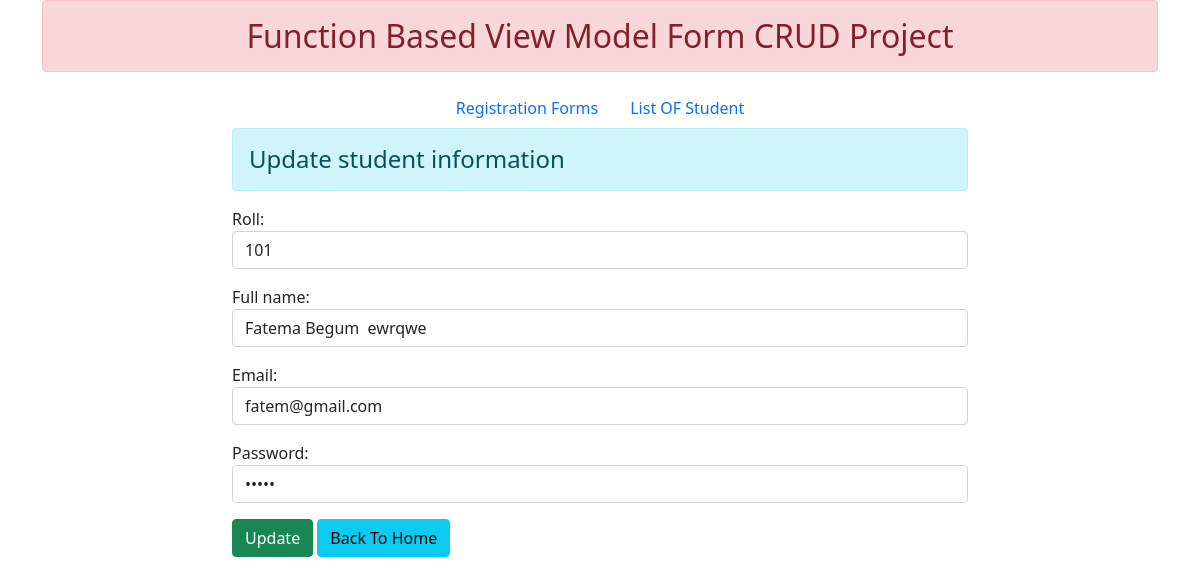
/1/, run on the app's committed database.
### crudapp/models.py (models this page shows)
class Student(models.Model):
    roll = models.IntegerField(max_length=50)
    full_name = models.CharField(max_length=50)
    email = models.EmailField(max_length=50)
    password = models.CharField(max_length=50)

### crudapp/views.py (the view)
# urls.py: path('<int:id>/', views.update, name='update'),
def update(request, id):
    if request.method == "POST":
        pi = Student.objects.get(pk=id)
        fm = StudentRegistration(request.POST, instance=pi)
        if fm.is_valid():
            fm.save()
            return student_list(request)
    else:
        pi = Student.objects.get(pk=id)
        fm = StudentRegistration(instance=pi)
    diction = {"form": fm}
    return render(request, 'update.html', context=diction)

### crudapp/forms.py
class StudentRegistration(forms.ModelForm):
    class Meta:
        model = Student
        fields = ['roll', 'full_name', 'email', 'password']
        widgets = {
            'roll': forms.NumberInput(attrs={'class': 'form-control'}),
            'full_name': forms.TextInput(attrs={'class': 'form-control'}),
            'email': forms.EmailInput(attrs={'class': 'form-control'}),
            'password': forms.PasswordInput(render_value="True", attrs={'class': 'form-control'}),
        }

### templates/update.html (shortened to what this page needs)
{% extends 'base.html' %}
{% block contant %}
<div class="row">
    <div class="offset-2 col-sm-8 offset-2">
        <h4 class='alert alert-info'>Update student information</h4>
        <form action="" method="POST">
        {{form.as_p}}
        <input type="submit" class="btn btn-success" value="Update">
        <a href="{% url 'student_list' %}" class="btn btn-info"> Back To Home </a>
        </form>
    </div>
</div>
{% endblock contant %}

### data on the page
Student: roll "101", full_name "Fatema Begum ewrqwe", email "fatem@gmail.com"
